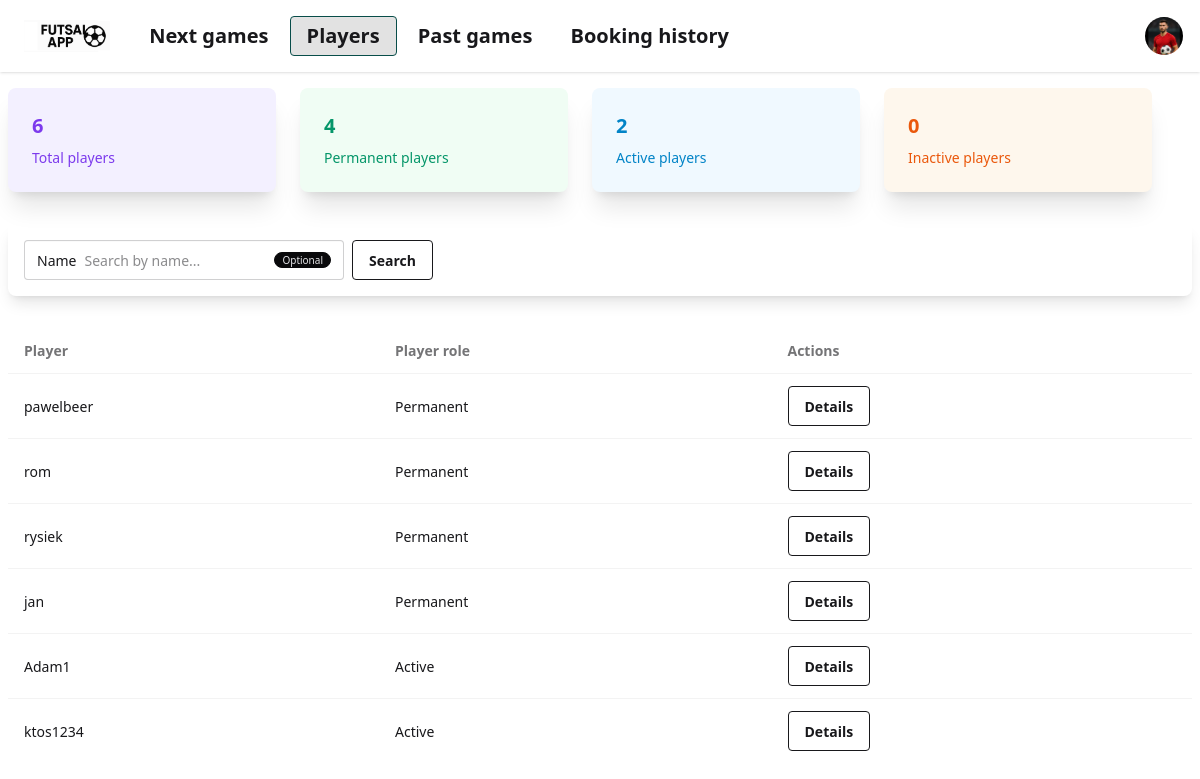
Screenshot of /games/players/ with the database file from the repository.
### games/models.py (models this page shows, shortened)
class Player(models.Model):
    user = models.OneToOneField(User, on_delete=models.CASCADE, null=True, blank=True)
    ROLE_CHOICES = [('Active','Active'),('Inactive','Inactive'),('Permanent','Permanent')]
    mobile_number = models.CharField(
        max_length=9,
        validators=[RegexValidator(regex=r'^\d{9}$', message="Mobile number must contain exactly 9 digits")]
    )
    role = models.CharField(max_length=10, choices=ROLE_CHOICES, default='Active')

### games/views.py (the view)
# urls.py: path('players/', views.all_players, name='all_players_url'),
def all_players(request):
    filter = request.GET.get('name')
    if filter and len(filter) > 1:
        found_players = Player.objects.filter(
            Q(name__icontains=filter) |
            Q(surname__icontains=filter) |
            Q(username__icontains=filter)
        )
    else:
        found_players = Player.objects.all()
    found_players_aggregation = found_players.aggregate(
        total_players = Count('id'),
        permanent_players=Count('id', filter=Q(role='Permanent')),
        active_players=Count('id', filter=Q(role='Active')),
        inactive_players=Count('id', filter=Q(role='Inactive')),
    )
    return render(request, 'games/all_players.html', {
        'filter': filter,
        'players': found_players,
        'details': found_players_aggregation
    })

### games/templates/games/all_players.html (shortened to what this page needs)
{% extends 'index.html' %}
{% block content %}
    <div class="grid grid-cols-4 gap-6 mb-8 mr-10">
        <div class="card shadow-xl bg-players-purple">
            <div class="card-body">
                <div class="text-xl font-semibold">{{ details.total_players }}</div>
                <p class="text-sm">Total players</p>
            </div>
        </div>
        <div class="card shadow-xl bg-players-green">
            <div class="card-body">
                <div class="text-xl font-semibold">{{ details.permanent_players }}</div>
                <p class="text-sm">Permanent players</p>
            </div>
        </div>
        <div class="card shadow-xl bg-players-blue">
            <div class="card-body">
                <div class="text-xl font-semibold">{{ details.active_players }}</div>
                <p class="text-sm">Active players</p>
            </div>
        </div>
        <div class="card shadow-xl bg-players-red">
            <div class="card-body">
                <div class="text-xl font-semibold">{{ details.inactive_players }}</div>
                <p class="text-sm">Inactive players</p>
            </div>
        </div>
    </div>
    <div class="card shadow-lg mb-8 p-4">
        <form class="flex gap-2">
            <label class="input">
                Name
                <input {% if filter %} value="{{ filter }}" {% endif %} name="name" type="text" class="grow" placeholder="Search by name...">
                <span class="badge badge-neutral badge-xs">Optional</span>
            </label>
            <button type="submit" class="btn btn-outline">Search</button>
        </form>
        </div>
    <table class="table">
        <thead>
        <tr>
            <th>Player</th>
            <th>Player role</th>
            <th>Actions</th>
        </tr>
        </thead>
        <tbody>
        {% for player in players %}
            <tr>
                {% if player.user.username != 'N/A' %}
                    <td>{{ player.user.username }}</td>
                {% else %}
                    <td>{{ player.name }} {{ player.surname }}</td>
                {% endif %}
                <td>{{ player.role }}</td>
                <td><a href="{% url 'player_details_url' player_id=player.id %}" class="btn btn-outline">Details</a></td>
            </tr>
        {% endfor %}
        </tbody>
    </table>
{% endblock content %}

### rows the page displays
Player: user.username "pawelbeer", role "Permanent"
Player: user.username "rom", role "Permanent"
Player: user.username "rysiek", role "Permanent"
Player: user.username "jan", role "Permanent"
Player: user.username "Adam1", role "Active"
Player: user.username "ktos1234", role "Active"

### other values shown
{{ details.total_players }} "6"
{{ details.permanent_players }} "4"
{{ details.active_players }} "2"
{{ details.inactive_players }} "0"
